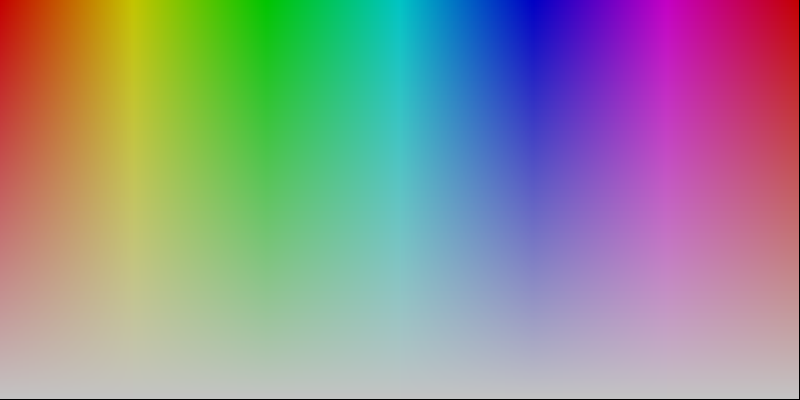
Frame 1 (no input)
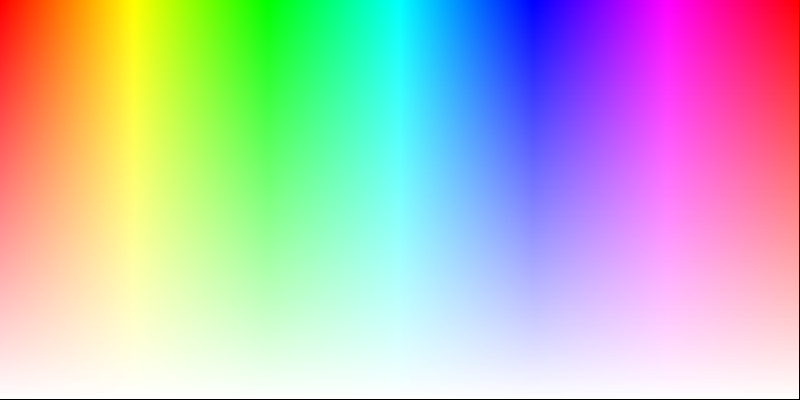
Frame 60 (the mouse pressed at the canvas centre just before this capture)
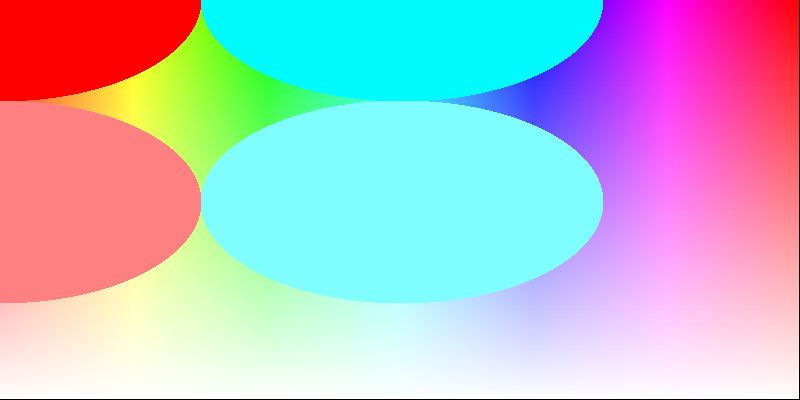
Frame 120 (the mouse held since frame 60 and released just before this capture)

The Processing sketch that drew these frames (run headless with seeded random() and noise(); from frame 60 on, the mouse is pressed at the canvas centre):

// Processing sketch: processing_140831
// ── processing_140831.pde


 
int stepX;
int stepY;
 
void setup(){
  size(800, 400);
  background(0);
}
 
void draw(){

 
  noStroke();
  colorMode(HSB, width, height, 100);
 
  stepX = mouseX+2;
  stepY = mouseY+2;
  for (int gridY=0; gridY<height; gridY+=stepY){
    for (int gridX=0; gridX<width; gridX+=stepX){
      fill(gridX, height-gridY, 100);
      ellipse(gridX, gridY, stepX, stepY);
    }
  }
}
